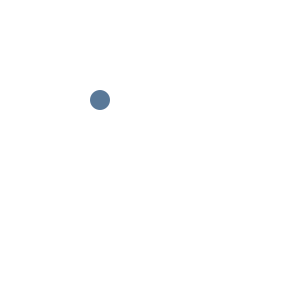
Frame 1 (no input)
Frame 60 (the mouse pressed at the canvas centre just before this capture): identical to frame 1, image omitted
Frame 120 (the mouse held since frame 60 and released just before this capture): identical to frame 1, image omitted

The Processing sketch that drew this single still picture (run headless with seeded random() and noise(); from frame 60 on, the mouse is pressed at the canvas centre):

// Processing sketch: Family_tree
// ── Family_tree.pde
Person rootPerson;
void setup() {
  size(300, 300);
  rootPerson = new Person(1, 1, "MyName", "Male", 100, 100);
}

void draw() {
  background(-1);
  rootPerson.displayPerson();
  addChildrens(rootPerson);
  showChlidrens(rootPerson);
}

void addChildrens(Person parent) {
  if (dist(mouseX, mouseY, parent.x, parent.y)<10) {
    rootPerson.displayInfo();
    if (mousePressed) {
      int gen = parent.gen + 1;
      int id = (int)random(1000);
      String name = randomName((int)random(5, 10));
      String gender = (random(100)<50)?"male":"female";
      int xx = parent.x + 40*((random(50)<25)?-1:1);
      int yy = parent.y + 40*((random(50)<25)?-1:1);
      parent.newChild(parent.gen+1, id, name, gender, xx, yy);
      mousePressed =false;
    }
  }
}

void showChlidrens(Person parent) {
  for (int i=0; i<parent.children.size (); i++) {
    Person child = parent.children.get(i);
    child.displayPerson();
    connectParentChild(parent.x, parent.y, child.x, child.y);
  }
}

void connectParentChild(int px, int py, int cx, int cy) {
  stroke(0);
  line(px, py, cx, cy);
}

String randomName(int texlen) {
  String Name = "";
  for (int i=0; i<texlen; i++) {
    Name = Name+char(int(random(65, 90)));
  }
  return Name;
}


// ── Person.pde
class Person {
  ArrayList<Person> children = new ArrayList();
  color c;
  int id, gen, x, y;
  String name, gender;
  Person(int gen, int id, String name, String gender, int x, int y ) {
    this.gen  = gen;
    this.id = id;
    this.name = name;
    this.gender = gender;
    this.x = x;
    this.y = y;
    c = (color)random(#000000);
  }
  void displayPerson() {
    noStroke();
    fill(c);
    ellipse(x, y, 20, 20);
  }
  void displayInfo() {
    fill(c);
    text("Name:"+name+"\nGender:"+gender+"\nGeneration:"+gen + "\nChildren:"+children.size(), mouseX, mouseY);
  }
  void newChild(int gen, int id, String name, String gender, int x, int y ) {
    children.add(new Person(gen, id, name, gender, x, y));
  }
}
